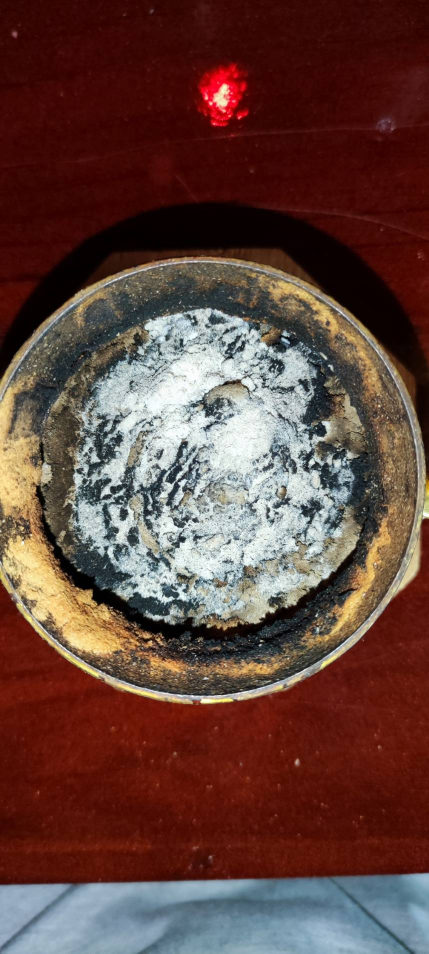
#> input picture XX.jpg, 858 x 1907 px (shown at 1/2 size)
$ python test50.py
#> lines starting #> are read from the running program, lines starting #| are printed output that depends on the picture
import cv2
import numpy as np
from matplotlib import pyplot as plt

img = cv2.imread('XX.jpg', 0)
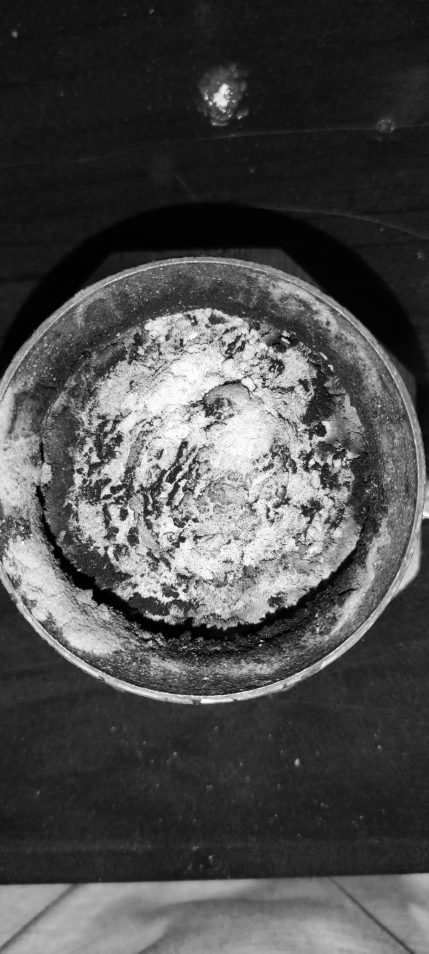
#> img: shape (1907, 858) (shown at 1/2 size); min 0, max 255, mean 76.6
# flatten() 将数组变成一维
hist, bins = np.histogram(img.flatten(), 256, [0, 256])
#> hist = 256 values, max 54800 at index 21, min 329 at index 254, mean 6391.4; bins = 257 values from 0 to 256
# 计算累积分布图
cdf = hist.cumsum()
#> cdf = 256 values from 2251 to 1636206
cdf_normalized = cdf * hist.max() / cdf.max()
#> cdf_normalized = 256 values from 75.39 to 54800
plt.subplot(321), plt.imshow(img, 'gray'), plt.title('Original')

plt.subplot(322), plt.plot(cdf_normalized, color='b'),
plt.hist(img.flatten(), 256, [0, 256], color='r'),
plt.xlim([0, 256]),
plt.legend(('cdf', 'histogram'), loc='upper left'), plt.title('Histogram')

# 使用OpenCV函数实现直方图均衡化
img3 = cv2.equalizeHist(img)
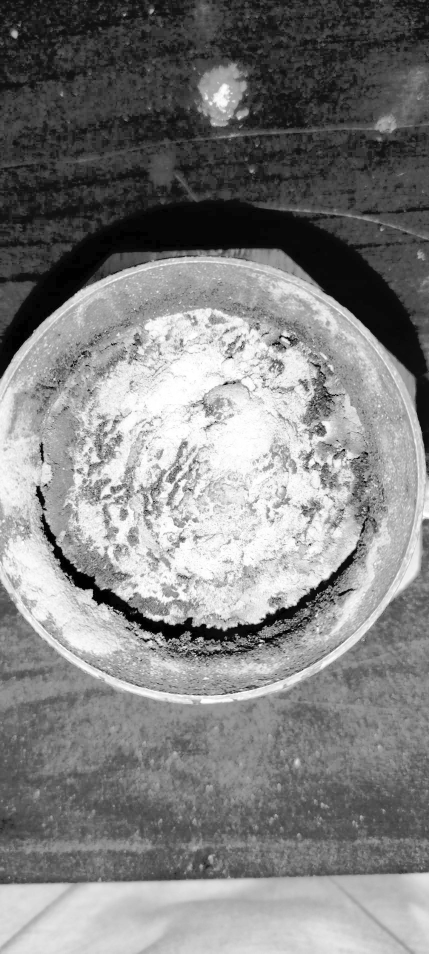
#> img3: shape (1907, 858) (shown at 1/2 size); min 0, max 255, mean 128.7
hist3, bins = np.histogram(img3.flatten(), 256, [0, 256])
#> hist3 = 256 values, max 54800 at index 45, min 0 at index 2, mean 6391.4
cdf3 = hist3.cumsum()
#> cdf3 = 256 values from 2251 to 1636206
cdf_m = cdf3 * hist3.max() / cdf3.max()
#> cdf_m = 256 values from 75.39 to 54800

plt.subplot(323), plt.imshow(img3, 'gray'), plt.title('OpenCV Equalized')

plt.subplot(324), plt.plot(cdf_m, color='b'),
plt.hist(img3.flatten(), 256, [0, 256], color='r'),
plt.xlim([0, 256]),
plt.legend(('cdf', 'histogram'), loc='upper left'), plt.title('Histogram')

clahe = cv2.createCLAHE(clipLimit=2.0, tileGridSize=(8, 8))
img3 = clahe.apply(img)
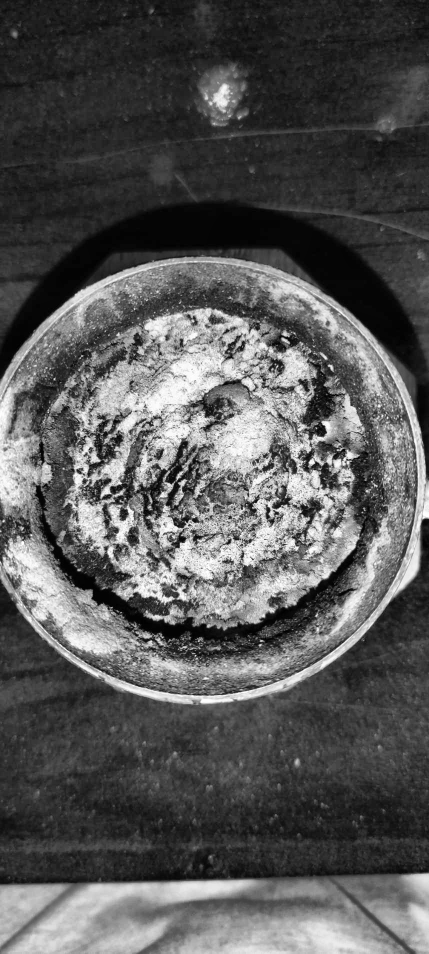
#> img3: shape (1907, 858) (shown at 1/2 size); min 0, max 255, mean 86.8
hist3, bins = np.histogram(img3.flatten(), 256, [0, 256])
#> hist3 = 256 values, max 27764 at index 38, min 72 at index 0, mean 6391.4
cdf3 = hist3.cumsum()
#> cdf3 = 256 values from 72 to 1636206
cdf_m = cdf3 * hist3.max() / cdf3.max()
#> cdf_m = 256 values from 1.22 to 27764

plt.subplot(325), plt.imshow(img3, 'gray'), plt.axis('off')
plt.title('CLAHE')

plt.subplot(326), plt.plot(cdf_m, color='b'),
plt.hist(img3.flatten(), 256, [0, 256], color='r'),
plt.xlim([0, 256]),
plt.legend(('cdf', 'histogram'), loc='upper left'),
plt.title('Histogram')

plt.show()
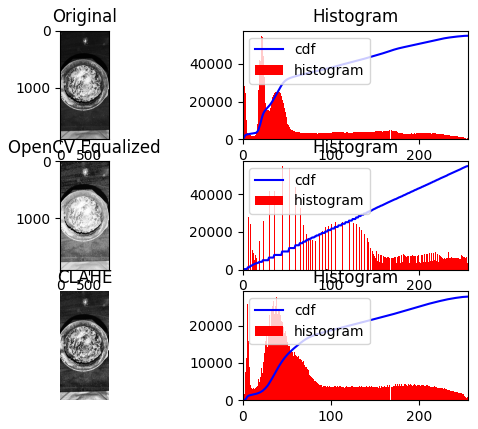
#> figure drawn by matplotlib, 6 panels; panel 2: tallest bar 54800 high, from x = 21 to 22; panel 2: curve peaks at x = 255, y = 54800; panel 4: tallest bar 54800 high, from x = 45 to 46; panel 4: curve peaks at x = 255, y = 54800

$ run again, with 1580396288597.jpg copied over XX.jpg
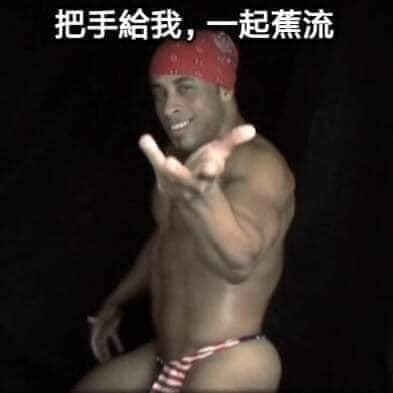
#> input picture 1580396288597.jpg, 393 x 393 px
#> hist = 256 values, max 28780 at index 7, min 28 at index 218, mean 603.3; bins = 257 values from 0 to 256
#> cdf = 256 values from 660 to 154449
#> cdf_normalized = 256 values from 123 to 28780
#> `img3 = cv2.equalizeHist(img)`:
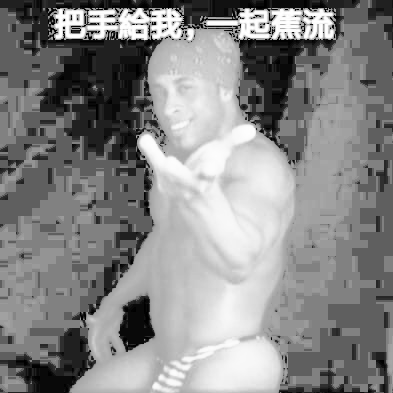
#> img3: shape (393, 393); min 0, max 255, mean 135.3
#> `hist3, bins = np.histogram(img3.flatten(), 256, [0, 256])`: hist3 = 256 values, max 28780 at index 95, min 0 at index 1, mean 603.3
#> `cdf3 = hist3.cumsum()`: cdf3 = 256 values from 660 to 154449
#> `cdf_m = cdf3 * hist3.max() / cdf3.max()`: cdf_m = 256 values from 123 to 28780
#> `img3 = clahe.apply(img)`:
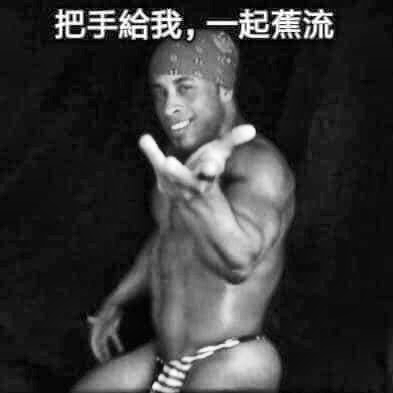
#> img3: shape (393, 393); min 1, max 255, mean 55.2
#> `hist3, bins = np.histogram(img3.flatten(), 256, [0, 256])`: hist3 = 256 values, max 9371 at index 13, min 0 at index 0, mean 603.3
#> `cdf3 = hist3.cumsum()`: cdf3 = 256 values from 0 to 154449
#> `cdf_m = cdf3 * hist3.max() / cdf3.max()`: cdf_m = 256 values from 0 to 9371
